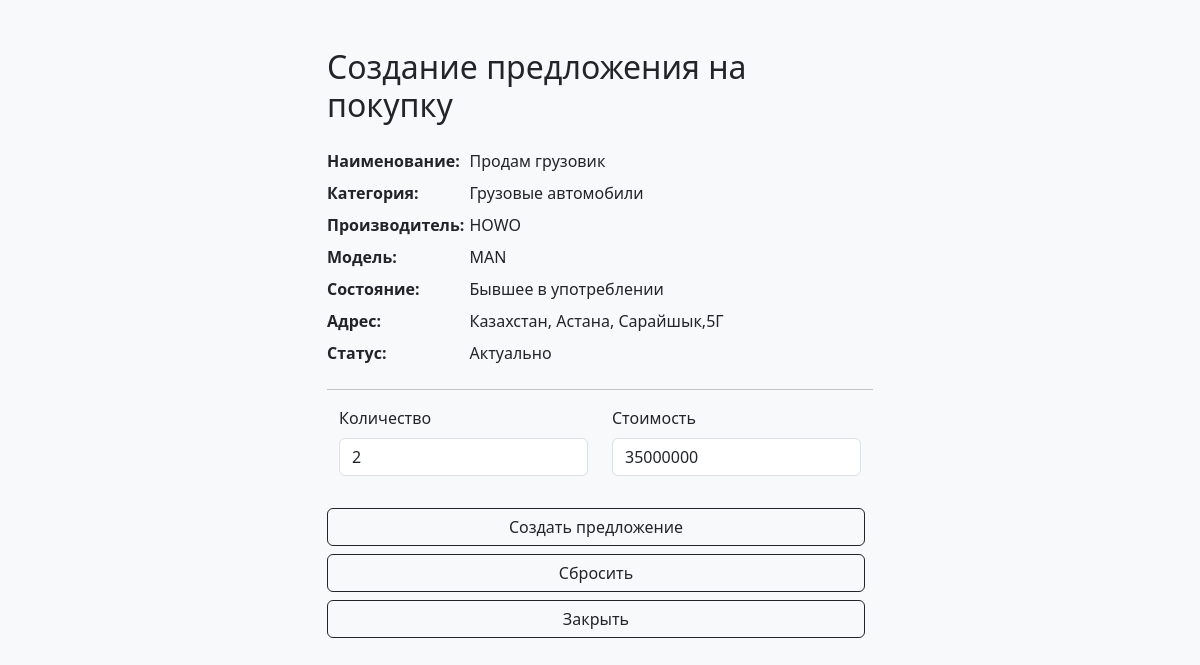
/create_offer_buy/2 (signed in), run on an earlier commit of the app's database.
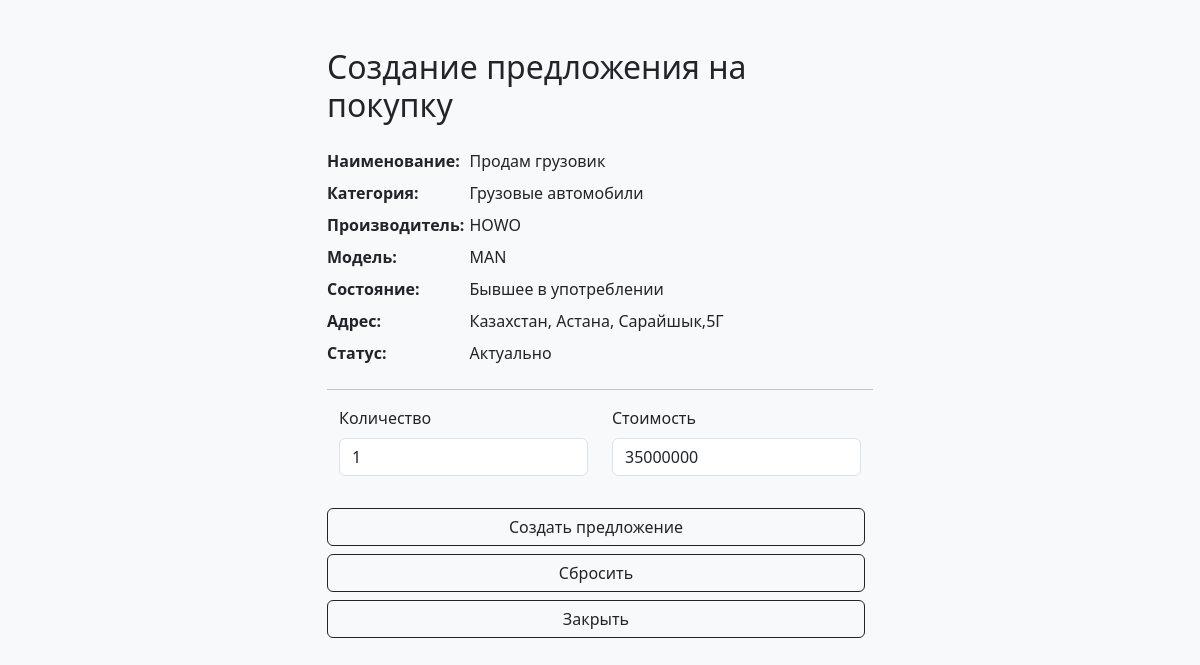
And on a later commit of the database.
### main/models.py (models this page shows, shortened)
class OfferSale(models.Model):
    title = models.CharField(max_length=64)
    image = models.ImageField(upload_to='img/offer_image', default='img/no_item_image.jpg')
    category = models.ForeignKey(Category, on_delete=models.CASCADE)
    description = models.TextField(null=True, blank=True)
    manufacturer = models.ForeignKey(Manufacturer, on_delete=models.CASCADE)
    offer_model = models.ForeignKey(OfferModel, on_delete=models.CASCADE)
    amount = models.PositiveIntegerField()
    unit = models.ForeignKey(Unit, on_delete=models.CASCADE)
    condition_new = models.BooleanField(default=True)
    price = models.PositiveIntegerField()
    datetime = models.DateTimeField(auto_now_add=True)
    in_active = models.BooleanField(default=True)
    salesman = models.ForeignKey(CustomUser, on_delete=models.CASCADE)
    country = models.CharField(max_length=64)
    city = models.CharField(max_length=64)
    street = models.CharField(max_length=64)
    home_number = models.CharField(max_length=64)
    class Meta:
        verbose_name = 'Предложение на продажу'
        verbose_name_plural = 'Предложения на продажу'

class Category(models.Model):
    name = models.CharField(max_length=64)
    description = models.TextField(null=True, blank=True)
    class Meta:
        verbose_name = 'Категория'
        verbose_name_plural = 'Категории'

class Manufacturer(models.Model):
    name = models.CharField(max_length=128)
    description = models.TextField(null=True, blank=True)
    class Meta:
        verbose_name = 'Производитель'
        verbose_name_plural = 'Производители'

class OfferModel(models.Model):
    name = models.CharField(max_length=128)
    manufacturer = models.ForeignKey(Manufacturer, on_delete=models.CASCADE)
    description = models.TextField(null=True, blank=True)
    class Meta:
        verbose_name = 'Модель'
        verbose_name_plural = 'Модели'

### main/views.py (the view)
# urls.py: path('create_offer_buy/<int:offer_id>', createOfferBuyView, name='create_offer_buy_url'),
@login_required(login_url='login_url')
def createOfferBuyView(request, offer_id):
    offer = get_object_or_404(OfferSale, pk=offer_id)
    if request.method == 'POST':
        form = OfferBuyForm(request.POST)
        if form.is_valid():
            offer_buy = form.save(commit=False)
            offer_buy.sale = offer
            offer_buy.buyer = request.user
            offer_buy.save()
            return redirect('offers_url')
    else:
        form = OfferBuyForm()
    context = {'form': form, 'offer': offer}
    return render(request, 'offer_buy_create.html', context)

### main/forms.py
class OfferBuyForm(forms.ModelForm):
    class Meta:
        model = OfferBuy
        fields = ['amount', 'price']

### main/context_processors.py (called while the page is built)
def current_year(request):
    return {'current_year': datetime.datetime.now().year}

### templates/offer_buy_create.html (shortened to what this page needs)
{% load static %}
<!DOCTYPE html>
<html lang="en">
<head>
    <link rel="stylesheet" href="https://cdn.jsdelivr.net/npm/bootstrap@5.3.0/dist/css/bootstrap.min.css">
</head>
<body>
    <div class="container mt-5">
    <div class="row justify-content-center">
        <div class="col-md-6">
        <h2 class="mb-4">Создание предложения на покупку</h2>
        <dl class="row">
            <dt class="col-sm-3 text">Наименование:</dt>
            <dd class="col-sm-9 text">{{ offer.title }}</dd>
            <dt class="col-sm-3">Категория:</dt>
            <dd class="col-sm-9">{{ offer.category.name }}</dd>
            <dt class="col-sm-3">Производитель:</dt>
            <dd class="col-sm-9">{{ offer.manufacturer.name }}</dd>
            <dt class="col-sm-3">Модель:</dt>
            <dd class="col-sm-9">{{ offer.offer_model.name }}</dd>
            <dt class="col-sm-3">Состояние:</dt>
            <dd class="col-sm-9">
                {% if offer.condition_new %}
                <span>Новое</span>
                {% else %}
                <span>Бывшее в употреблении</span>
                {% endif %}
            </dd>
            <dt class="col-sm-3">Адрес:</dt>
            <dd class="col-sm-9">{{ offer.country }}, {{ offer.city }}, {{ offer.street }},{{ offer.home_number }}</dd>
            <dt class="col-sm-3">Статус:</dt>
            <dd class="col-sm-9">
                {% if offer.in_active %}
                <span>Актуально</span>
                {% else %}
                <span>Не актуально</span>
                {% endif %}
            </dd>
        </dl>
        <hr class="hr" />
        <form method="post">
            <div class="container">
                <div class="row">
                    <div class="col-md-6 mb-3">
                        <label for="amount" class="form-label">Количество</label>
                        <input type="text" onchange="checkamount()" class="form-control" id="amount" name="amount" maxlength="64" value="{{ offer.amount }}">
                    </div>
                    <div class="col-md-6 mb-3">
                        <label for="price" class="form-label">Стоимость</label>
                        <input type="text" class="form-control" id="price" name="price" maxlength="64" value="{{ offer.price }}">
                    </div>
                </div>
            </div>
            <div class="d-grid gap-2 mt-3">
                <button type="submit" id="create" class="btn btn-outline-dark me-2">Создать предложение</button>
                <button type="reset" class="btn btn-outline-dark me-2">Сбросить</button>
                <a href="{% url 'cabinet_url'%}" class="btn btn-outline-dark me-2">Закрыть</a>
            </div>
        </form>
        </div>
    </div>
    </div>
</body>
</html>

What changed in the data, as far as the page shows it:
changed OfferSale "Продам грузовик": amount "2" → "1"
